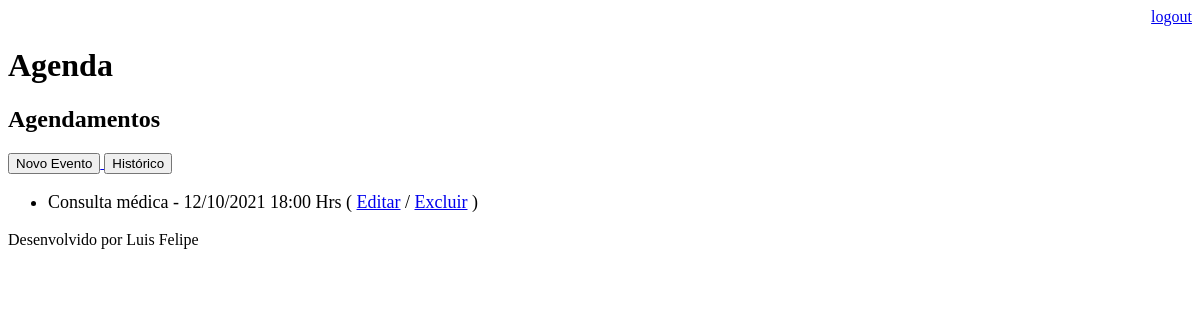
/agenda/ (signed in), run on an earlier commit of the app's database.
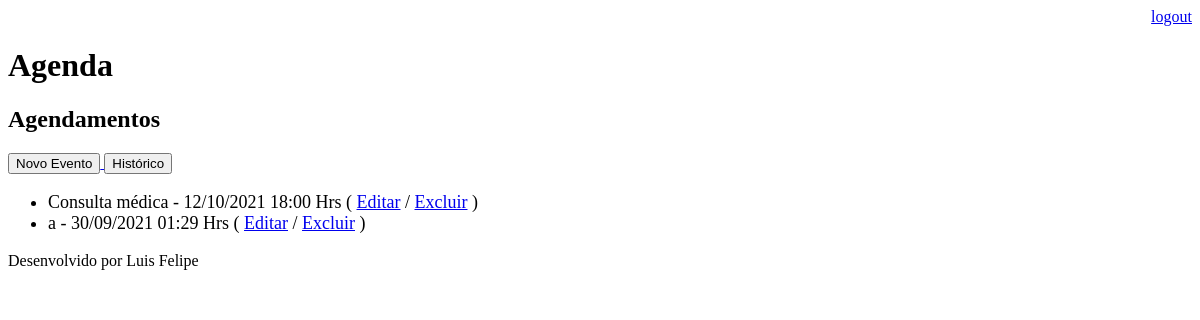
And on a later commit of the database.
### core/models.py (models this page shows, shortened)
class Evento(models.Model):
    titulo = models.CharField(max_length=100)
    descricao = models.TextField(blank=True, null=True)
    data_evento = models.DateTimeField(verbose_name='Data do Evento')
    data_criacao = models.DateTimeField(auto_now=True)
    usuario = models.ForeignKey(User, on_delete=models.CASCADE)
    class Meta:
        db_table = 'evento'
    def get_data_evento(self):
        return self.data_evento.strftime('%d/%m/%Y %H:%M Hrs')
    def get_evento_atrasado(self):
        return self.data_evento < datetime.now()
    def get_evento_que_falta_menos_de_1h(self):
        return datetime.now() > self.data_evento - timedelta(hours=1) and datetime.now() < self.data_evento

### core/views.py (the view)
# urls.py: path('agenda/', views.lista_eventos),
@login_required(login_url='/login/')
def lista_eventos(request):
    usuario = request.user
    data_atual = datetime.now() - timedelta(hours=1)
    evento = Evento.objects.filter(usuario=usuario,
                                   data_evento__gt=data_atual)
    dados = {'eventos':evento}
    return render(request, 'agenda.html', dados)

### templates/agenda.html
{% extends "model-page.html" %}
{% block content %}
    <h2>Agendamentos</h2>
    <a href="evento/">
        <button type="button">Novo Evento</button>
    </a>
    <a href="historico/">
        <button type="button">Histórico</button>
    </a>
    <ul style="font-size: 18px">
        {% for evento in eventos %}
            <li>
                <div {% if evento.get_evento_atrasado %} style="color:red" {% endif %} {% if evento.get_evento_que_falta_menos_de_1h %} style="color:yellow" {% endif %}>
                    {{ evento.titulo }} - {{ evento.get_data_evento }}
                    ( <a href="evento/?id={{ evento.id }}">Editar</a>
                    / <a href="evento/delete/{{ evento.id }}/">Excluir</a> )
                </div>
            </li>
        {% endfor %}
    </ul>
{% endblock %}

What changed in the data, as far as the page shows it:
added Evento: titulo "a", get_data_evento "30/09/2021 01:29 Hrs"
